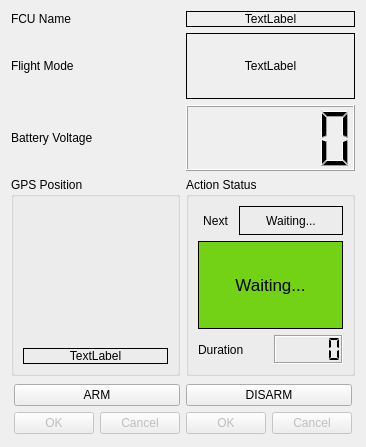
<?xml version="1.0" encoding="UTF-8"?>
<ui version="4.0">
 <class>FlightStatus</class>
 <widget class="QWidget" name="FlightStatus">
  <property name="enabled">
   <bool>true</bool>
  </property>
  <property name="geometry">
   <rect>
    <x>0</x>
    <y>0</y>
    <width>366</width>
    <height>447</height>
   </rect>
  </property>
  <property name="windowTitle">
   <string>FlightStatus</string>
  </property>
  <layout class="QVBoxLayout" name="verticalLayout" stretch="0,1,1,3,0">
   <item>
    <layout class="QHBoxLayout" name="vehicle_name_layout">
     <item>
      <widget class="QLabel" name="vehicle_name_label">
       <property name="text">
        <string>FCU Name</string>
       </property>
      </widget>
     </item>
     <item>
      <widget class="QLabel" name="vehicle_name_content">
       <property name="frameShape">
        <enum>QFrame::Box</enum>
       </property>
       <property name="text">
        <string>TextLabel</string>
       </property>
       <property name="alignment">
        <set>Qt::AlignCenter</set>
       </property>
      </widget>
     </item>
    </layout>
   </item>
   <item>
    <layout class="QHBoxLayout" name="vehicle_mode_layout">
     <item>
      <widget class="QLabel" name="vehicle_mode_label">
       <property name="text">
        <string>Flight Mode</string>
       </property>
      </widget>
     </item>
     <item>
      <widget class="QLabel" name="vehicle_mode_content">
       <property name="frameShape">
        <enum>QFrame::Box</enum>
       </property>
       <property name="text">
        <string>TextLabel</string>
       </property>
       <property name="alignment">
        <set>Qt::AlignCenter</set>
       </property>
      </widget>
     </item>
    </layout>
   </item>
   <item>
    <layout class="QHBoxLayout" name="battery_layout">
     <item>
      <widget class="QLabel" name="voltage_label">
       <property name="text">
        <string>Battery Voltage</string>
       </property>
      </widget>
     </item>
     <item>
      <widget class="QLCDNumber" name="voltage_display">
       <property name="smallDecimalPoint">
        <bool>false</bool>
       </property>
      </widget>
     </item>
    </layout>
   </item>
   <item>
    <layout class="QHBoxLayout" name="vector_layout">
     <item>
      <widget class="QGroupBox" name="position_box">
       <property name="title">
        <string>GPS Position</string>
       </property>
       <layout class="QVBoxLayout" name="verticalLayout_3" stretch="1,0">
        <item>
         <widget class="VectorDisplay" name="position_display" native="true"/>
        </item>
        <item>
         <widget class="QLabel" name="position_validity">
          <property name="frameShape">
           <enum>QFrame::Box</enum>
          </property>
          <property name="text">
           <string>TextLabel</string>
          </property>
          <property name="alignment">
           <set>Qt::AlignCenter</set>
          </property>
         </widget>
        </item>
       </layout>
      </widget>
     </item>
     <item>
      <widget class="QGroupBox" name="setpoint_box">
       <property name="title">
        <string>Action Status</string>
       </property>
       <layout class="QVBoxLayout" name="verticalLayout_2" stretch="2,6,2">
        <item>
         <layout class="QHBoxLayout" name="horizontalLayout_3" stretch="0,0">
          <property name="sizeConstraint">
           <enum>QLayout::SetNoConstraint</enum>
          </property>
          <item>
           <widget class="QLabel" name="next_label">
            <property name="sizePolicy">
             <sizepolicy hsizetype="Preferred" vsizetype="Preferred">
              <horstretch>1</horstretch>
              <verstretch>0</verstretch>
             </sizepolicy>
            </property>
            <property name="text">
             <string>Next</string>
            </property>
            <property name="alignment">
             <set>Qt::AlignCenter</set>
            </property>
           </widget>
          </item>
          <item>
           <widget class="QLabel" name="next_action_content">
            <property name="sizePolicy">
             <sizepolicy hsizetype="Preferred" vsizetype="Preferred">
              <horstretch>3</horstretch>
              <verstretch>0</verstretch>
             </sizepolicy>
            </property>
            <property name="styleSheet">
             <string notr="true"/>
            </property>
            <property name="frameShape">
             <enum>QFrame::Box</enum>
            </property>
            <property name="text">
             <string>Waiting...</string>
            </property>
            <property name="alignment">
             <set>Qt::AlignCenter</set>
            </property>
           </widget>
          </item>
         </layout>
        </item>
        <item>
         <widget class="QLabel" name="current_action">
          <property name="sizePolicy">
           <sizepolicy hsizetype="Preferred" vsizetype="Preferred">
            <horstretch>0</horstretch>
            <verstretch>6</verstretch>
           </sizepolicy>
          </property>
          <property name="minimumSize">
           <size>
            <width>0</width>
            <height>0</height>
           </size>
          </property>
          <property name="font">
           <font>
            <pointsize>13</pointsize>
           </font>
          </property>
          <property name="styleSheet">
           <string notr="true">background-color: rgb(115, 210, 22);</string>
          </property>
          <property name="frameShape">
           <enum>QFrame::Box</enum>
          </property>
          <property name="text">
           <string>Waiting...</string>
          </property>
          <property name="alignment">
           <set>Qt::AlignCenter</set>
          </property>
          <property name="wordWrap">
           <bool>true</bool>
          </property>
         </widget>
        </item>
        <item>
         <layout class="QHBoxLayout" name="horizontalLayout_2">
          <item>
           <widget class="QLabel" name="duration_label">
            <property name="frameShadow">
             <enum>QFrame::Plain</enum>
            </property>
            <property name="text">
             <string>Duration</string>
            </property>
           </widget>
          </item>
          <item>
           <widget class="QLCDNumber" name="duration_number">
            <property name="styleSheet">
             <string notr="true">color: rgb(0, 0, 0);
gridline-color: rgb(0, 0, 0);</string>
            </property>
            <property name="frameShape">
             <enum>QFrame::Box</enum>
            </property>
            <property name="frameShadow">
             <enum>QFrame::Sunken</enum>
            </property>
            <property name="segmentStyle">
             <enum>QLCDNumber::Flat</enum>
            </property>
           </widget>
          </item>
         </layout>
        </item>
       </layout>
      </widget>
     </item>
    </layout>
   </item>
   <item>
    <layout class="QHBoxLayout" name="horizontalLayout" stretch="1,1">
     <property name="leftMargin">
      <number>3</number>
     </property>
     <property name="topMargin">
      <number>2</number>
     </property>
     <property name="rightMargin">
      <number>3</number>
     </property>
     <property name="bottomMargin">
      <number>2</number>
     </property>
     <item>
      <layout class="QVBoxLayout" name="verticalLayout_4" stretch="1,1">
       <item>
        <widget class="QPushButton" name="arm_button">
         <property name="sizePolicy">
          <sizepolicy hsizetype="Preferred" vsizetype="Preferred">
           <horstretch>0</horstretch>
           <verstretch>0</verstretch>
          </sizepolicy>
         </property>
         <property name="text">
          <string>ARM</string>
         </property>
        </widget>
       </item>
       <item>
        <widget class="QDialogButtonBox" name="arm_button_box">
         <property name="enabled">
          <bool>false</bool>
         </property>
         <property name="sizePolicy">
          <sizepolicy hsizetype="Preferred" vsizetype="Preferred">
           <horstretch>0</horstretch>
           <verstretch>0</verstretch>
          </sizepolicy>
         </property>
         <property name="layoutDirection">
          <enum>Qt::LeftToRight</enum>
         </property>
         <property name="autoFillBackground">
          <bool>false</bool>
         </property>
         <property name="orientation">
          <enum>Qt::Horizontal</enum>
         </property>
         <property name="standardButtons">
          <set>QDialogButtonBox::Cancel|QDialogButtonBox::Ok</set>
         </property>
         <property name="centerButtons">
          <bool>true</bool>
         </property>
        </widget>
       </item>
      </layout>
     </item>
     <item>
      <layout class="QVBoxLayout" name="verticalLayout_5" stretch="1,1">
       <item>
        <widget class="QPushButton" name="disarm_button">
         <property name="sizePolicy">
          <sizepolicy hsizetype="Preferred" vsizetype="Preferred">
           <horstretch>0</horstretch>
           <verstretch>0</verstretch>
          </sizepolicy>
         </property>
         <property name="text">
          <string>DISARM</string>
         </property>
        </widget>
       </item>
       <item>
        <widget class="QDialogButtonBox" name="disarm_button_box">
         <property name="enabled">
          <bool>false</bool>
         </property>
         <property name="sizePolicy">
          <sizepolicy hsizetype="Preferred" vsizetype="Preferred">
           <horstretch>0</horstretch>
           <verstretch>0</verstretch>
          </sizepolicy>
         </property>
         <property name="standardButtons">
          <set>QDialogButtonBox::Cancel|QDialogButtonBox::Ok</set>
         </property>
         <property name="centerButtons">
          <bool>true</bool>
         </property>
        </widget>
       </item>
      </layout>
     </item>
    </layout>
   </item>
  </layout>
 </widget>
 <customwidgets>
  <customwidget>
   <class>VectorDisplay</class>
   <extends>QWidget</extends>
   <header>mimree_flight_rqt.flight_status</header>
   <container>1</container>
  </customwidget>
 </customwidgets>
 <resources/>
 <connections/>
</ui>
